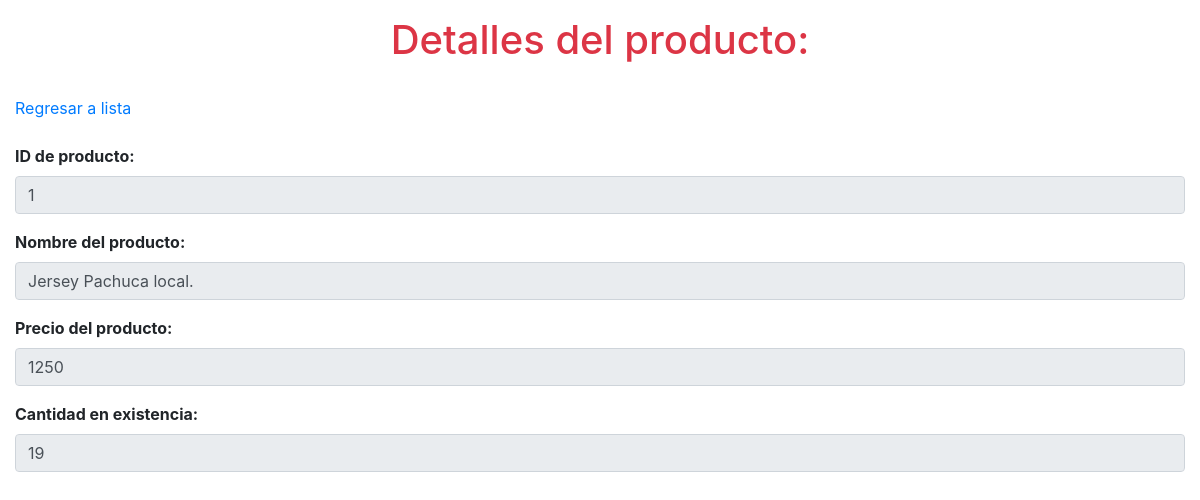
/productos/view.php?id_producto=1, run on an earlier commit of the app's database.
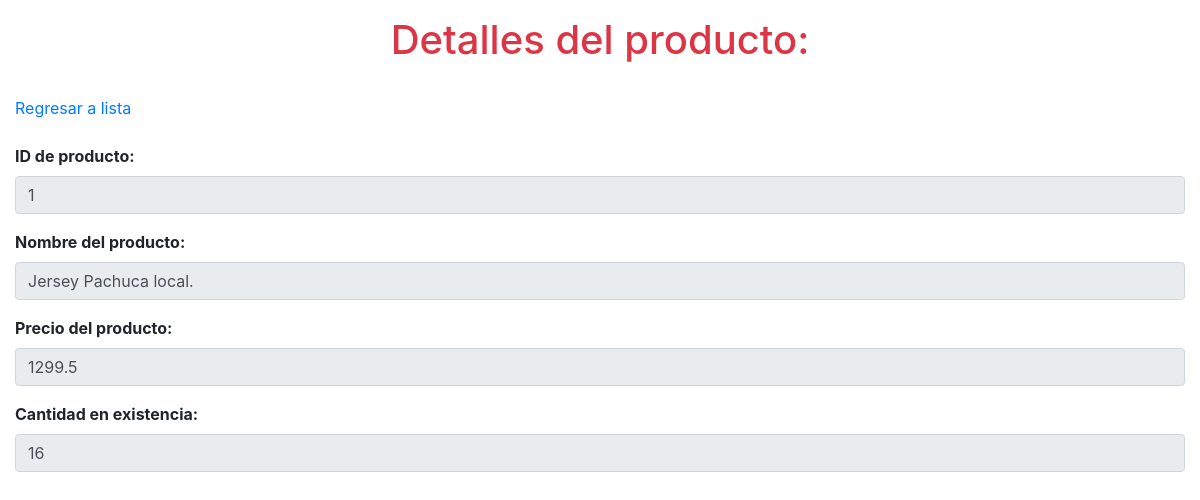
And on a later commit of the database.
### tables this page shows
CREATE TABLE productos (
	id_producto INTEGER PRIMARY KEY AUTOINCREMENT,
    producto VARCHAR (100) NOT NULL,
    precio FLOAT NOT NULL,
    existencias INTEGER NOT NULL
);

### productos/db/db_view.php (the view)
<?php
    $id_producto = $_GET["id_producto"];
    $db = new SQLite3("../tienda.db");
    $resultado = $db->query("SELECT * from productos where id_producto='$id_producto';");
    while ($row = $resultado->fetchArray()) {
        $id_producto = $row["id_producto"];
        $producto = $row['producto'];
        $precio = $row['precio'];
        $existencias = $row['existencias'];
    }
    $form = "
        <div class='form-group font-weight-bold'>
            <label for='id_producto'>ID de producto:</label>
            <input type='text' readonly class='form-control' id='id_producto' name='id_producto' aria-describedby='ID producto' value='$id_producto'>
        </div>
        <div class='form-group font-weight-bold'>
            <label for='producto'>Nombre del producto:</label>
            <input type='text' readonly class='form-control' id='producto' name='producto' aria-describedby='producto' value='$producto'>
        </div>
        <div class='form-group font-weight-bold'>
            <label for='precio'>Precio del producto:</label>
            <input type='number' readonly class='form-control' id='precio' name='precio' aria-describedby='precio' value='$precio'>
        </div>
        <div class='form-group font-weight-bold'>
            <label for='existencias'>Cantidad en existencia:</label>
            <input type='number' readonly class='form-control' id='existencias' name='existencias' aria-describedby='precio' value='$existencias'>
        </div>
        ";
    print($form);
?>

What changed in the data, as far as the page shows it:
changed productos "Jersey Pachuca local.": precio "1250" → "1299.5"; existencias "19" → "16"
